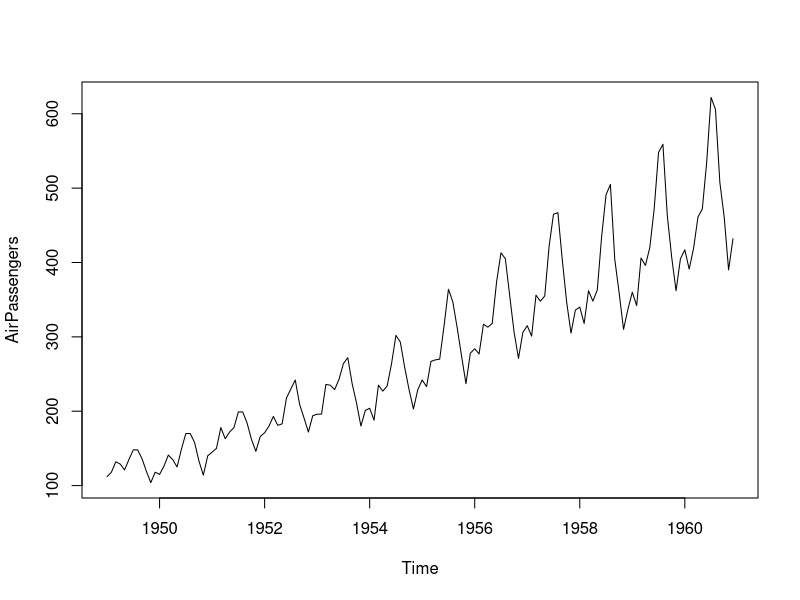
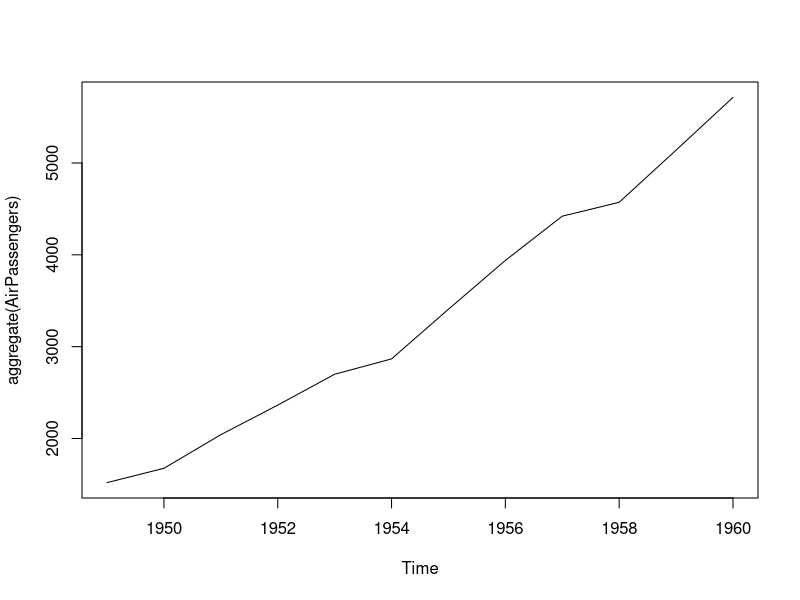
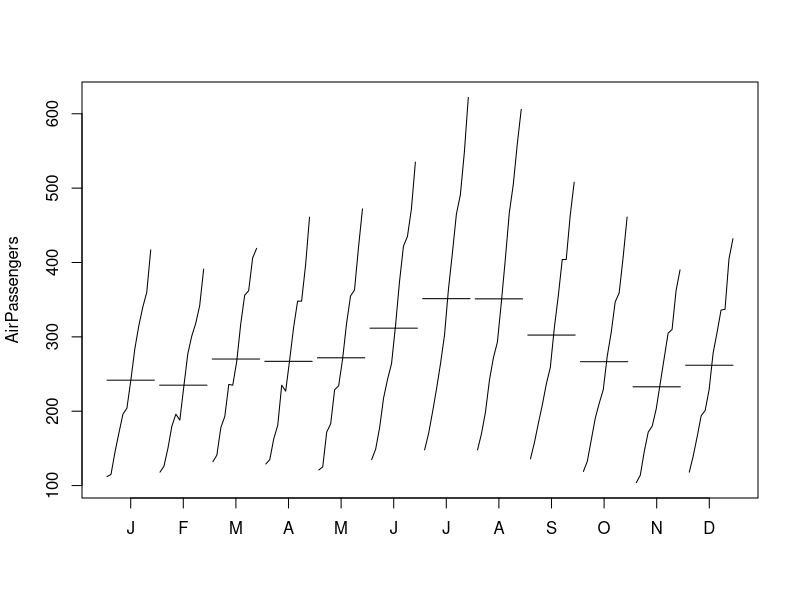
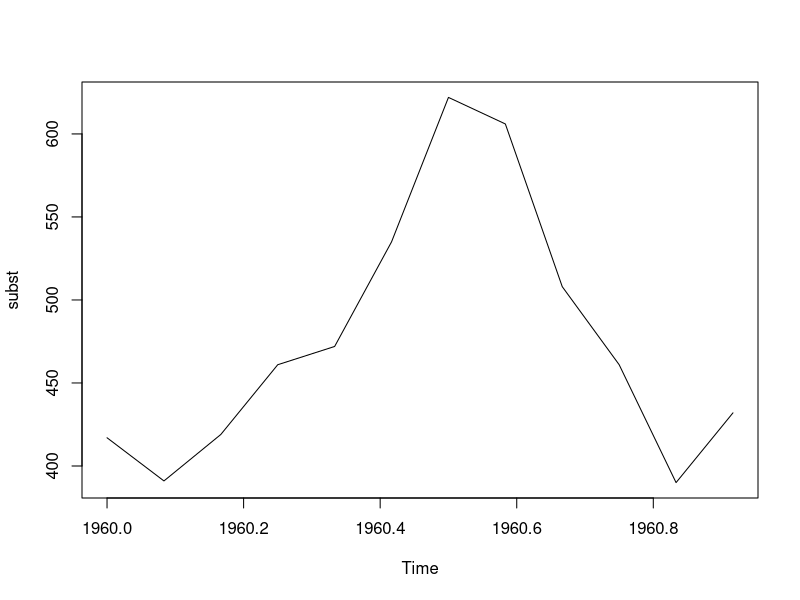
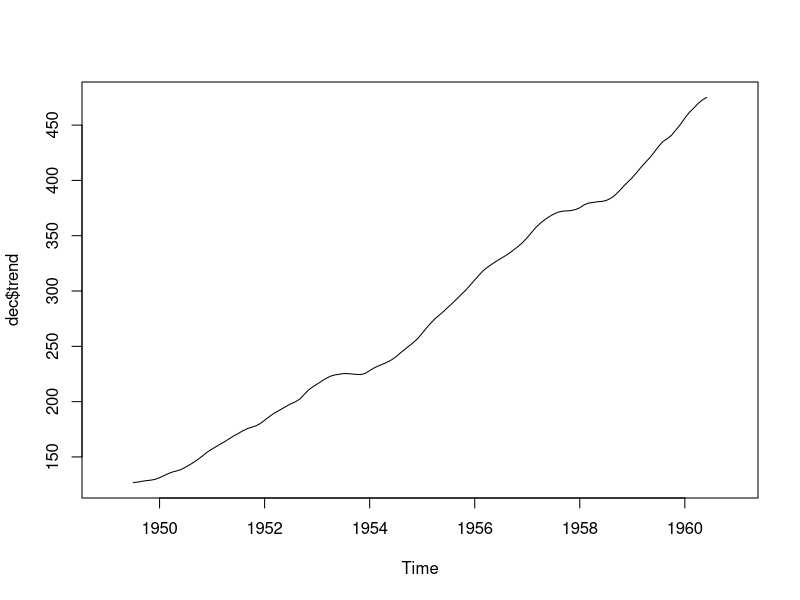
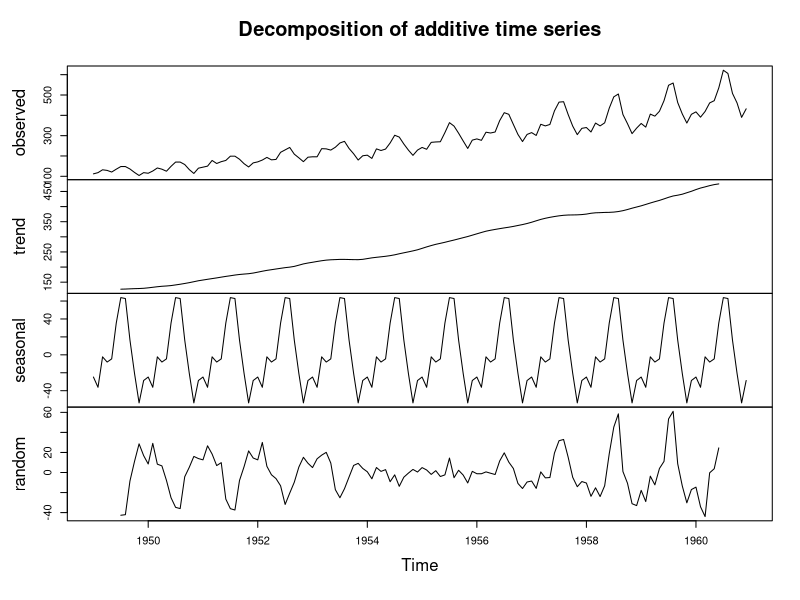
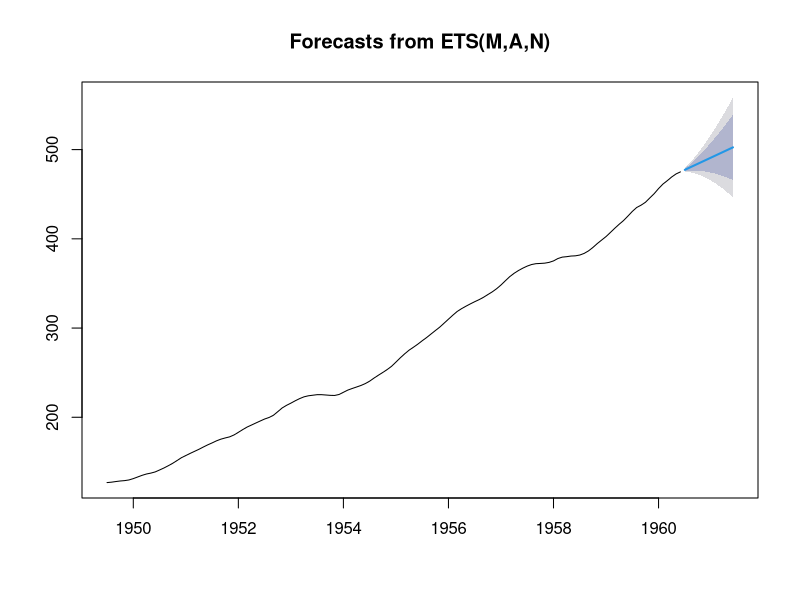
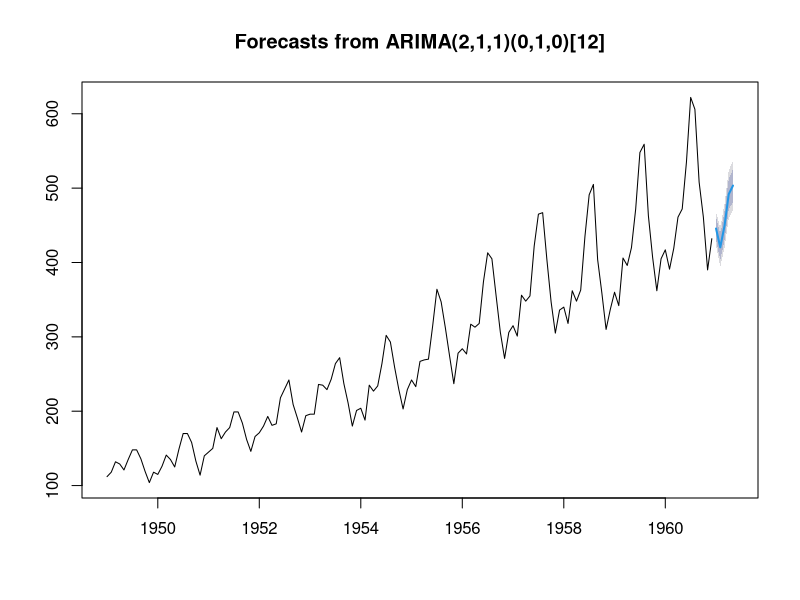

Write R code to recreate these figures, in order.
#Formacao Cientista de Dados - Fernando Amaral

AirPassengers
start(AirPassengers)#data de inicio da serie
end(AirPassengers)#data de fim da serie
frequency(AirPassengers)

plot(AirPassengers)
plot(aggregate(AirPassengers)) #agregate: agrega por ano (X)
monthplot(AirPassengers)

subst = window(AirPassengers,start=c(1960,1), end=c(1960,12))#window: extrai de uma janela de tempo
subst
plot(subst)#agora vejo o ano mais detalhado

#decomposição em trend, sasonalidade, random...
dec = decompose(AirPassengers)
dec

attributes(dec)
dec$seasonal

plot(dec$trend)
plot(dec)

#
mean(AirPassengers)
window(AirPassengers,start=c(1960,1), end=c(1960,12))
mean(window(AirPassengers,start=c(1960,1), end=c(1960,12)))

install.packages("forecast")
library(forecast)

mediamovel = ma(AirPassengers,order=12) #media movel

previsao = forecast(mediamovel, h=12)
plot(previsao)

arima = auto.arima(AirPassengers)
arima

previsao = forecast(arima, h=5)
plot(previsao)



